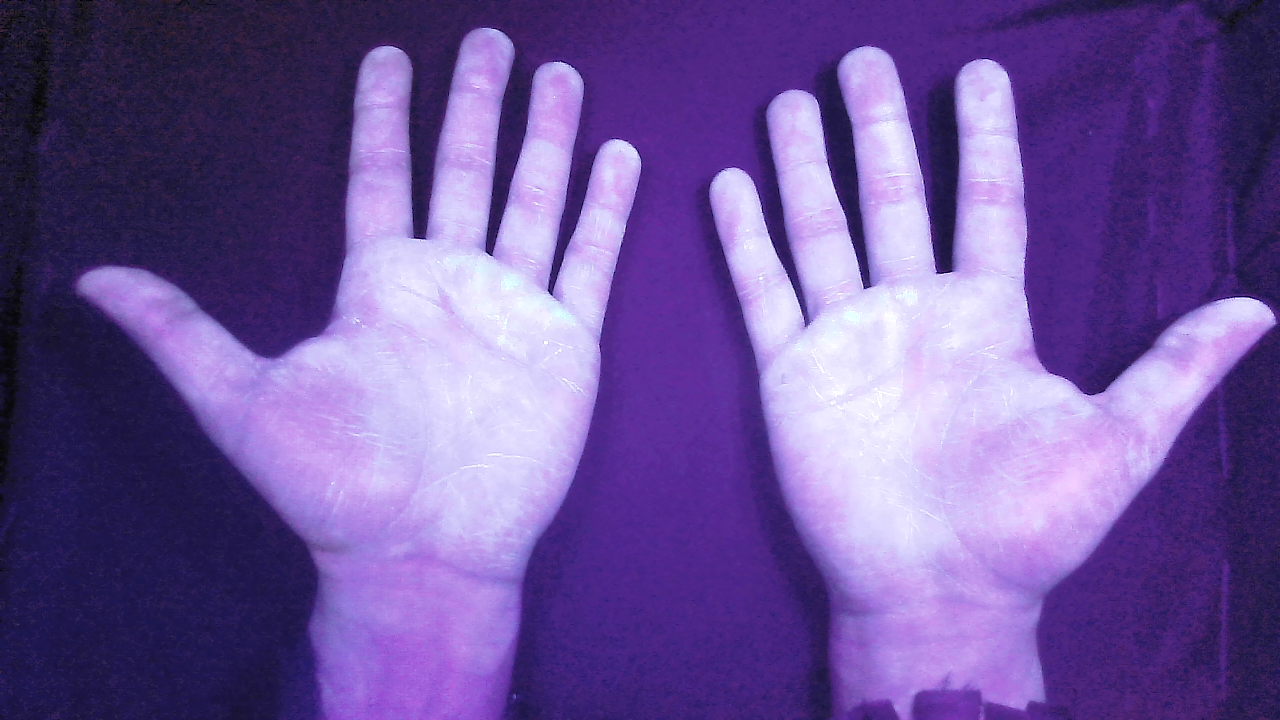
#> input picture Processing/Post/Bank/Imgs/hand_test_18.png, 1280 x 720 px, given in place of hand_test_76.png, which was not available
$ python bordes.py
#> lines starting #> are read from the running program, lines starting #| are printed output that depends on the picture; after the words box and inside, x2 and y2 are one past the last pixel; in counts of white or black regions, pixels touching at a corner belong together; pictures that were not available may be replaced by others from this repository, and a replacement may not be noted
import cv2 as cv
import numpy as np

i = 76
path = f'Processing/Post/Bank/Imgs/hand_test_{i}.png'
img_description = 'grayscale'

img = cv.imread(path)
#> img is the input picture: shape (720, 1280, 3); mean B, G, R 154.3, 85.6, 109.6
w = int(1280/3)
h = int(720/3)
img = cv.resize(img, (w,h))
#> img: shape (240, 426, 3)
cv.imshow('Original', img)

### Escala gris ###
gray = cv.cvtColor(img, cv.COLOR_BGR2GRAY)
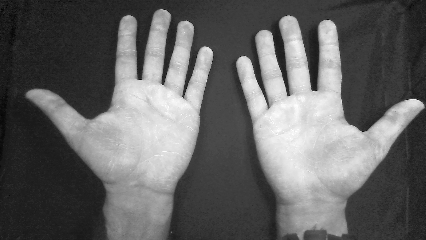
#> gray: shape (240, 426); min 2, max 255, mean 100.6
cv.imshow('Escala de gris', gray)

### Laplacian ###
lap = cv.Laplacian(gray, cv.CV_64F)
lap = np.uint8(np.absolute(lap)) # Considera valores positivos y negativos--no elimina información
cv.imshow('Laplacian', lap)

### Sobel ###
sobelx = cv.Sobel(gray, cv.CV_64F, 1, 0) # CV 64 por defecto
cv.imshow('sobel X', sobelx)
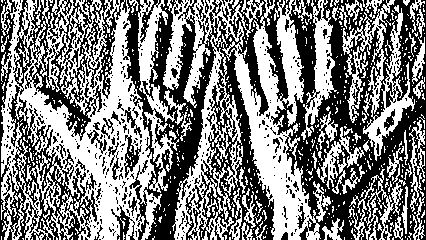
#> window 'sobel X': shape (240, 426); 50.1% white; 513 black regions (459 under 20 px), largest, box (x1, y1, x2, y2) and area: (123, 0, 426, 240) 35238, (0, 0, 127, 240) 10942, (124, 135, 142, 178) 296
sobely = cv.Sobel(gray, cv.CV_64F, 0, 1)
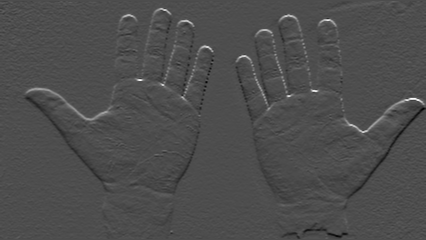
#> sobely: shape (240, 426) float64; min -350, max 799, mean 0.5; drawn with min black and max white
cv.imshow('sobel Y', sobely)
combined = cv.bitwise_or(sobelx, sobely)
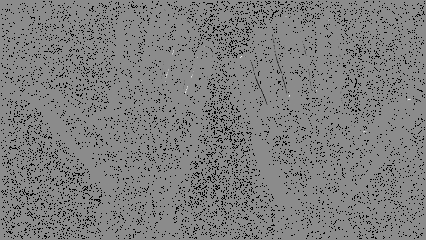
#> combined: shape (240, 426) float64; 8.95% of the values are NaN or infinite; the others: min -118144, max 97536, mean -132.8; drawn with min black, max white, NaN and infinite black
cv.imshow('sobel combinados', combined)
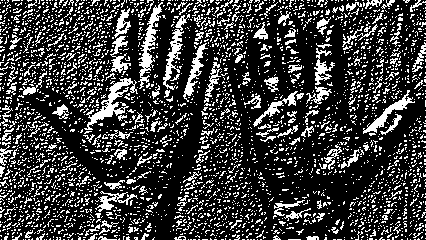
#> window 'sobel combinados': shape (240, 426); 23.4% white in thin lines or dots
cv.imwrite(f'Processing/Post/Processing/Test/Documentation/1. Bordes/aooooooo_{i}.png', combined)

### Canny ###
canny = cv.Canny(gray, 40, 90)
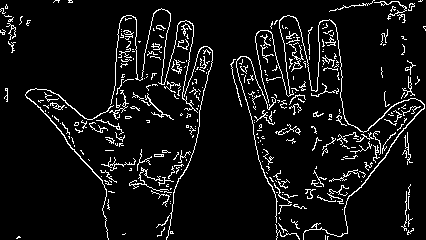
#> canny: shape (240, 426); 7.3% white in thin lines or dots
cv.imshow('canny', canny)

### Threshold ###
_, thresh = cv.threshold(gray, 105, 255, cv.THRESH_BINARY) # Thresh binary por defecto
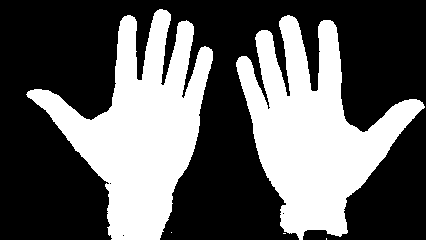
#> thresh: shape (240, 426); 37.9% white; 5 white regions (3 under 20 px), largest, box (x1, y1, x2, y2) and area: (236, 15, 425, 240) 19396, (26, 9, 213, 240) 19300
cv.imshow('Threshold', thresh)

cv.waitKey(0)
